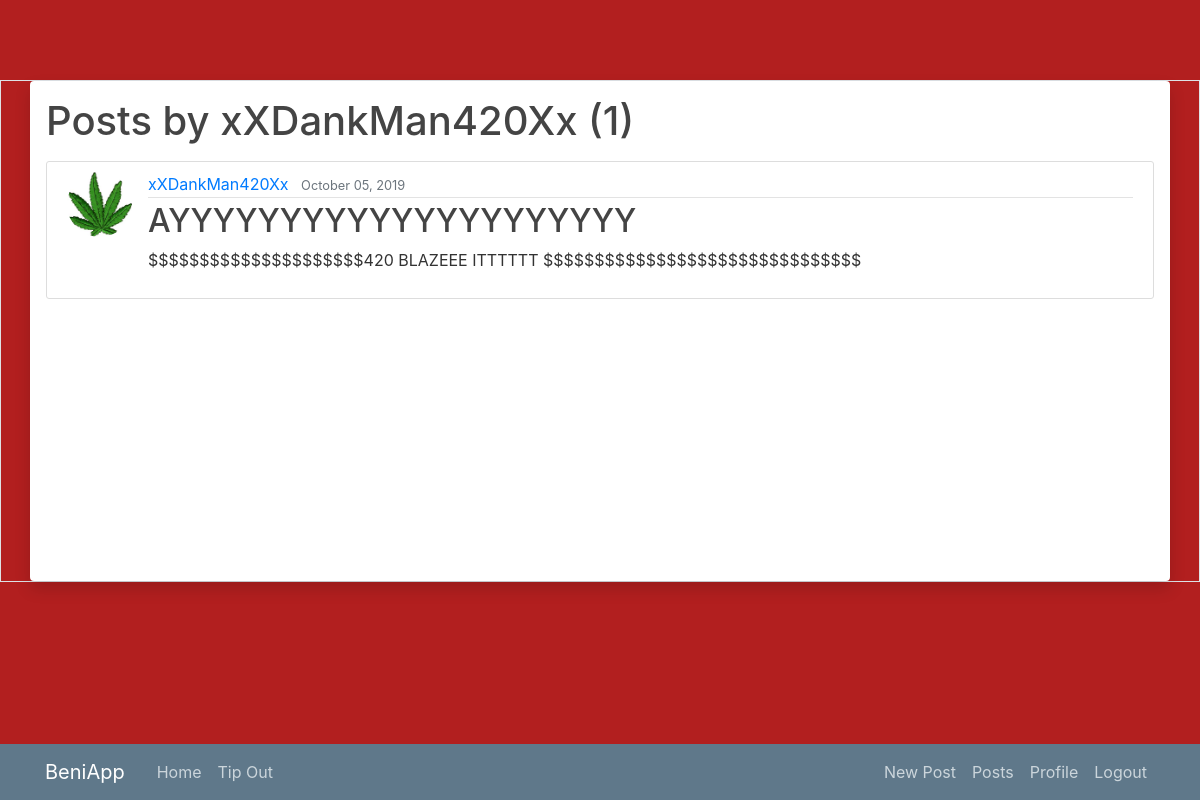
The page /user/xXDankMan420Xx (signed in) on the database its author committed.
### blog/models.py (models this page shows, shortened)
class Post(models.Model):
    title = models.CharField(max_length=100)
    content = models.TextField()
    date_posted = models.DateTimeField(default=timezone.now)
    author = models.ForeignKey(User, on_delete=models.CASCADE)

### users/models.py (models this page shows, shortened)
class Profile(models.Model):
    user = models.OneToOneField(User, on_delete=models.CASCADE)
    image = models.ImageField(default='default.png', upload_to='profile_pics')

### blog/views.py (the view)
# urls.py: path('user/<str:username>', UserPostListView.as_view(), name='user-posts'),
class UserPostListView(LoginRequiredMixin, ListView):
    model = Post
    template_name = 'blog/user_post.html'
    context_object_name = 'posts'
    ordering = ['-date_posted']
    paginate_by = 5
    def get_queryset(self):
        user = get_object_or_404(User, username=self.kwargs.get('username'))
        return Post.objects.filter(author=user).order_by('-date_posted')

### blog/templates/blog/user_post.html (shortened to what this page needs)
{% extends "blog/base.html" %}
{% block content %}
    <h1 class="mb-3">Posts by {{ view.kwargs.username }} ({{ page_obj.paginator.count }})</h1>
    {% for post in posts %}
        <article class="media content-section">
          <img class="rounded-circle article-img" src="{{ post.author.profile.image.url }}">
          <div class="media-body">
            <div class="article-metadata">
              <a class="mr-2" href="{% url 'user-posts' post.author.username %}">{{ post.author }}</a>
              <small class="text-muted">{{ post.date_posted|date:"F d, Y" }}</small>
            </div>
            <h2><a class="article-title" href="{% url 'post-detail' post.id %}">{{ post.title }}</a></h2>
            <p class="article-content">{{ post.content }}</p>
          </div>
        </article>
    {% endfor %}
{% endblock content %}

### blog/static/blog/main.css (style rules this page uses)
body { background: #fafafa; color: #333333; margin-top: 5rem; }
h1, h2, h3, h4, h5, h6 { color: #444444; }
.content-section { background: #ffffff; padding: 10px 20px; border: 1px solid #dddddd; border-radius: 3px; margin-bottom: 20px; }
.article-title { color: #444444; }
.article-content { white-space: pre-line; }
.article-img { height: 65px; width: 65px; margin-right: 16px; }
.article-metadata { padding-bottom: 1px; margin-bottom: 4px; border-bottom: 1px solid #e3e3e3 }

### rows shown on the page
Post: author.profile.image (picture), author "xXDankMan420Xx", date_posted "October 05, 2019", title "AYYYYYYYYYYYYYYYYYYYYY", content "$$$$$$$$$$$$$$$$$$$$$420 BLAZEEE ITTTTTT $$$$$$$$$$$$$$$$$$$$$$$$$$$$$$$"

### other values the page prints
{{ view.kwargs.username }} "xXDankMan420Xx"
{{ page_obj.paginator.count }} "1"
